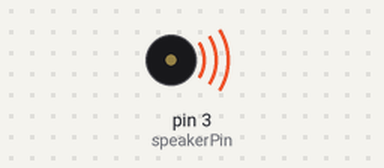
Bench run of a sketch on a simulated Arduino Uno, built with avr-gcc and run on an emulated ATmega328P. Parts: buzzer (waves = sounding).

Above: at 0.1 s.
Timing chart, 0 to 1.6 s (numbered marks = the images above):
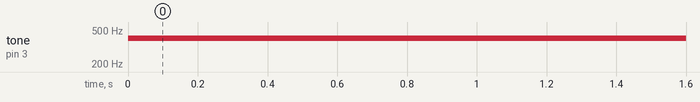

Measured:
- by itself, tone on pin 3 (speakerPin): silent → 400 Hz at 0.00 s

The sketch:

phone_speaker_test.ino
```cpp
int speakerPin = 3;

void setup() {
  // put your setup code here, to run once:

}

void loop() {
  // put your main code here, to run repeatedly:
  tone(speakerPin,400);
}
```
